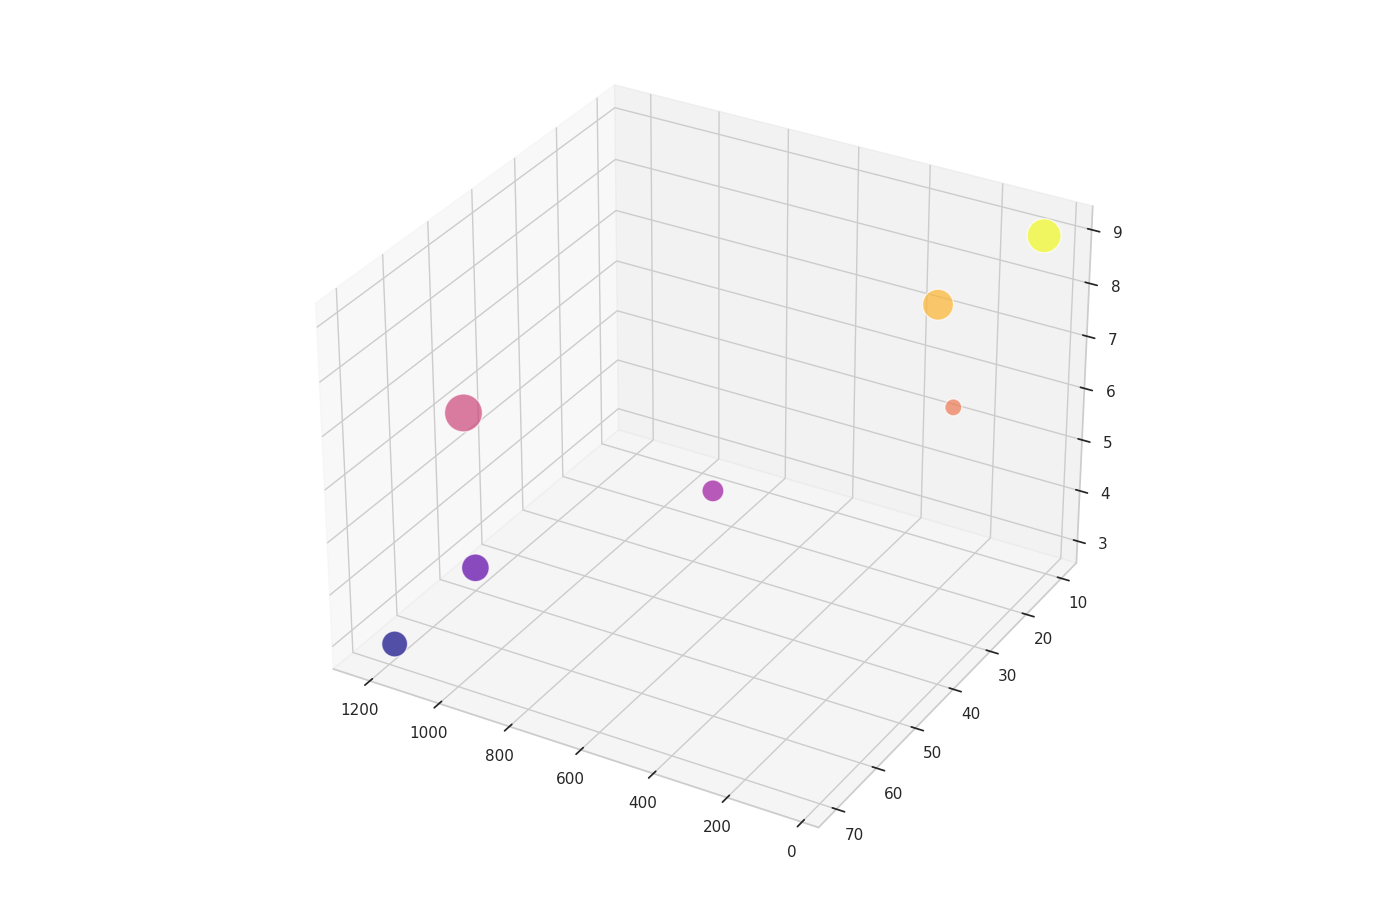

Here is the Python script that generated this plot:
import matplotlib.pyplot as plt
from mpl_toolkits.mplot3d import Axes3D
import numpy as np

# Data for the celestial bodies
distances = np.array([225, 628, 1221, 1070, 1182, 77, 42])  # million km
colonization_time = np.array([20, 40, 50, 60, 70, 30, 10])  # years
population_capacity = np.array([10, 5, 15, 8, 7, 3, 12])  # millions
tech_readiness = np.array([8, 5, 6, 4, 3, 7, 9])  # scale 1 to 10

# Normalize colors based on technological readiness
colors = tech_readiness / tech_readiness.max()

# Create a 3D scatter plot
fig = plt.figure(figsize=(14, 9))
ax = fig.add_subplot(111, projection='3d')

# Bubble plot
sc = ax.scatter(distances, colonization_time, tech_readiness,
                s=population_capacity*50, c=colors, cmap='plasma', alpha=0.7, edgecolors='w')

# Set viewing angle for better perspective
ax.view_init(elev=30, azim=120)

# Automatically adjust subplot parameters to give specified padding
plt.tight_layout()

# Display the chart
plt.show()
